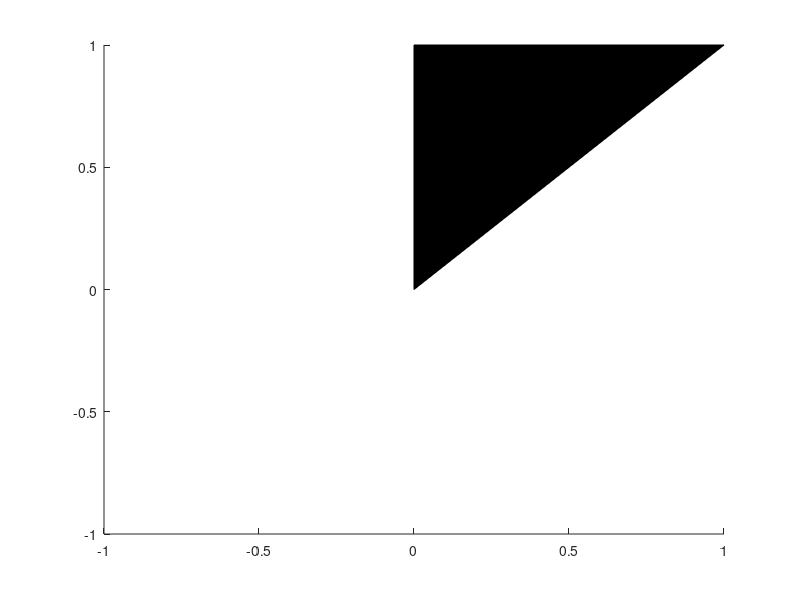

Source code (MATLAB): (Note: this script raises an error after producing the figure.)
%=============================================================================
% Copyright (c) 2016-present Allan CORNET (Nelson)
%=============================================================================
% This file is part of the Nelson.
%=============================================================================
% LICENCE_BLOCK_BEGIN
% SPDX-License-Identifier: LGPL-3.0-or-later
% LICENCE_BLOCK_END
%=============================================================================
% <--ADV-CLI MODE-->
%=============================================================================
figure();
p = patch();
names = properties(p);
REF = {'AlphaDataMapping'; ...       
'AmbientStrength'; ...         
'BackFaceLighting'; ...        
'CData'; ...                   
'CDataMapping'; ...            
'Children'; ...                
'DiffuseStrength'; ...         
'EdgeAlpha'; ...               
'EdgeColor'; ...               
'EdgeLighting'; ...            
'FaceAlpha'; ...               
'FaceColor'; ...               
'FaceLighting'; ...            
'Faces'; ...                   
'FaceVertexCData'; ...         
'LineStyle'; ...               
'LineWidth'; ...               
'Marker'; ...                  
'MarkerEdgeColor'; ...         
'MarkerFaceColor'; ...         
'MarkerSize'; ...              
'Parent'; ...                  
'SpecularColorReflectance'; ...
'SpecularExponent'; ...        
'SpecularStrength'; ...        
'Tag'; ...                     
'DisplayName'; ...             
'Type'; ...                    
'UserData'; ...                
'VertexNormals'; ...           
'Vertices'; ...                
'XData'; ...                   
'XDataMode'; ...               
'YData'; ...                   
'YDataMode'; ...               
'ZData'; ...                   
'Visible'};
assert_isequal(names, REF);
assert_isequal(p.Visible, 'on');
assert_isequal(p.XData, [0; 1; 0]);
assert_isequal(p.YData, [1; 1; 0]);
assert_isequal(p.ZData, [1; 1; 1]);
assert_isequal(p.LineStyle, '-');
%=============================================================================
